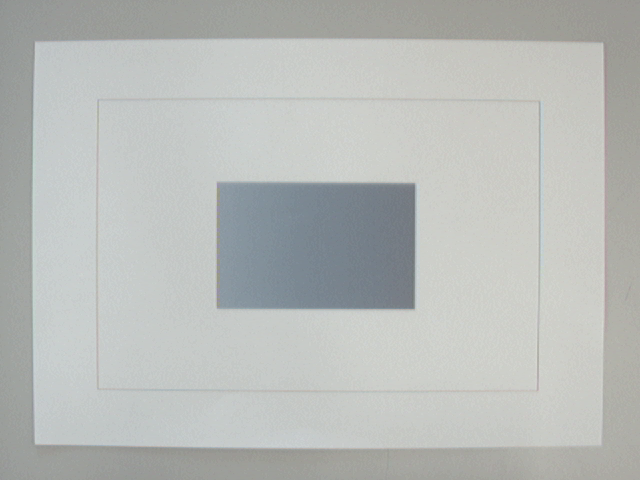
//> input picture Calibration/00.bmp, 640 x 480 px
$ ./Main   (built with g++ and OpenCV 4)
//> lines starting //> are read from the running program, lines starting //| are printed output that depends on the picture; after the words box and inside, x2 and y2 are one past the last pixel; in counts of white or black regions, pixels touching at a corner belong together
#include <opencv2/highgui/highgui.hpp>
#include <opencv2/imgproc/imgproc.hpp>
#include <opencv/highgui.h>
#include <iostream>

using namespace std;
using namespace cv;

int main(int argc, char * argv[]){
    bool FLAG = true;
    Mat Im;
    if (argc == 1){
        Im = imread("00.bmp");
//> Im is the input picture: 480 rows x 640 cols, CV_8UC3; mean B, G, R 184.7, 187.2, 184.1
    }    else{
        Im = imread(argv[1]);
    }

    // Canny del tiron
    Mat Im_Edges;
        int vApertSize = 2;
        int Edg_Thresh = 1;
        int Edg_Thresh2 = 80;
    Canny(Im,Im_Edges,Edg_Thresh,Edg_Thresh2);
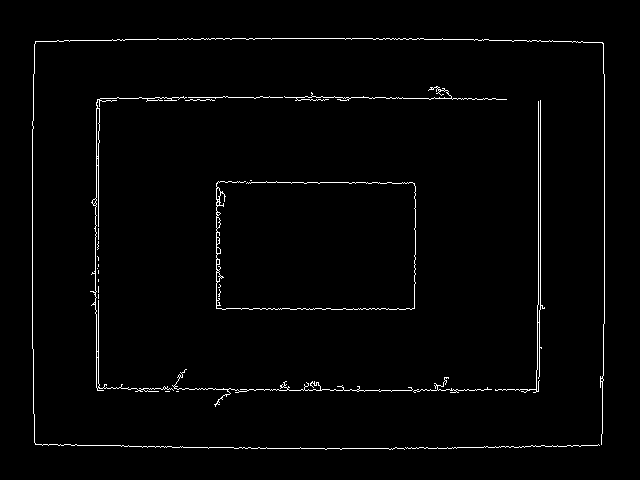
//> Im_Edges: 480 rows x 640 cols, CV_8UC1; 1.7% white in thin lines or dots, all inside (x1, y1, x2, y2) = (32, 38, 605, 450)

    namedWindow("00 Edge",WINDOW_AUTOSIZE);
    imshow("00 Edge",Im_Edges);
    imwrite("Edge.bmp",Im_Edges);

    // HoughLines()
    vector<Vec2f> Lines;
    //int Hough_thresh = 250;
    int Hough_thresh = 100;
    HoughLines(Im_Edges,Lines,1,CV_PI/180.f,Hough_thresh);
//> Lines = 31 lines (rho, theta), first 12: [604, 0], [98, 0], [32, 0], [538, 0], [540, 0], [97, 1.57], [443, 1.59], [38, 1.57], [390, 1.57], [448, 1.57], [96, 0], [609, 0.02]
    // Draw lines
    Mat img_show = Im.clone();
        float rho = Lines[0][0];
//> rho = 604
        float theta = Lines[0][1];
//> theta = 0
        cout << "\tMain :: Rho = "<<rho<<" Theta = "<<theta<<"rads = "<<theta/CV_PI*180<<"degrees"<<endl;
//| 	Main :: Rho = 604 Theta = 0rads = 0degrees
        double a = cos(theta), b = sin(theta);
//> a = 1; b = 0
        double x0 = a * rho, y0 = b * rho;
//> x0 = 604; y0 = 0
        Point pt1(cvRound(x0 + 1000 * (-b)), cvRound(y0 + 1000 * (a)));
//> pt1 = Point(604, 1000)
        Point pt2(cvRound(x0 - 1000 * (-b)), cvRound(y0 - 1000 * (a)));
//> pt2 = Point(604, -1000)
        line(img_show, pt1, pt2, Scalar(0, 0, 255));
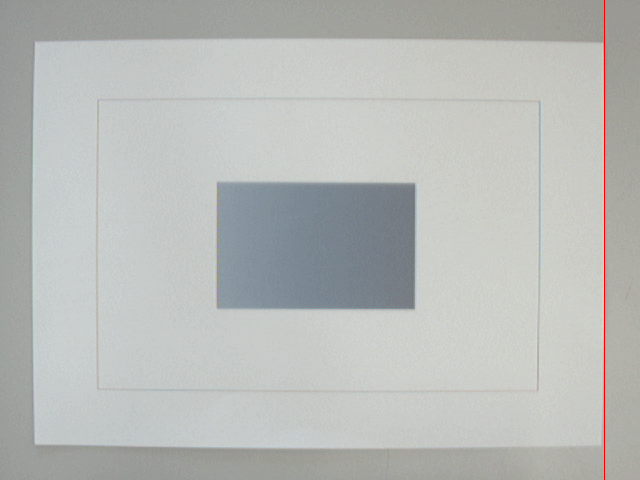
//> img_show: 480 rows x 640 cols, CV_8UC3; 0.16% of pixels changed, all inside (x1, y1, x2, y2) = (604, 0, 605, 480)
    namedWindow("01 Shapes");
    imshow("01 Shapes", img_show);
    imwrite("Shapes.bmp",img_show);


    //Rotate
    Point center = Point(Im_Edges.cols/2, Im_Edges.rows/2);
    Mat Im_Rot;
    double ang= theta;
//> ang = 0
    double scale = 1;
    if (ang>=CV_PI/4 && ang<(3*CV_PI/4)){
        ang = ang/CV_PI*180-90;
    }else{
        ang = -ang/CV_PI*180;
    }
    cout <<"\tMain :: Rotating "<<ang<<" degrees"<<endl;
//| 	Main :: Rotating -0 degrees
    Mat rot_mat = getRotationMatrix2D(center,ang,scale);
//> rot_mat = [[1, 0, 0], [0, 1, 0]]
    cout <<"\tMain :: El fondo es "<< Im.at<Vec3b>(Im.rows-1,Im.cols-1)<<endl;
//| 	Main :: El fondo es [163, 170, 168]
    warpAffine(Im,Im_Rot,rot_mat,Im.size(),INTER_LINEAR,BORDER_CONSTANT,Im.at<Vec3b>(0,0));
    namedWindow("02 Edges Rotated",WINDOW_AUTOSIZE);
    imshow("02 Edges Rotated", Im_Rot);
    imwrite("02 Edges Rotated.bmp",Im_Rot);


    //Detecting Corners
    Mat Im_BW, Im_BW_eq, Im_BW_Thres, Im_BW_Corn=Im_Rot.clone();
    cvtColor(Im_Rot, Im_BW,CV_RGB2GRAY);
    //cvtColor(Im, Im_BW,CV_RGB2GRAY);

    int maxCorners = 11;
    float quality = 0.01;
    int min_distance = 50;
    namedWindow("03 Piquitos");
    vector<Point2d> corners,corners_for_use;
    Point2d PTemp;
    goodFeaturesToTrack(Im_BW,corners,maxCorners,quality,min_distance);
//> corners = 11 Points (x, y): [413, 308], [413, 184], [36, 42], [35, 443], [217, 307], [602, 43], [217, 182], [537, 101], [98, 99], [535, 390], [600, 444]
    int Margin = 30;
    for (int i = 0;i<corners.size();i++){
        PTemp.x = corners[i].x;
        PTemp.y = corners[i].y;
        if (PTemp.x >Margin && PTemp.x <(Im.cols-Margin) && PTemp.y>Margin && PTemp.y<(Im.rows-Margin)){
            corners_for_use.push_back(PTemp);
        }
    }
//> this loop made 11 passes
    cout <<"\tMain :: Number of corners found = "<< corners_for_use.size() <<endl;
//| 	Main :: Number of corners found = 11
    for (int i = 0;i<corners_for_use.size();i++){

        circle(Im_BW_Corn, corners_for_use[i],4,CV_RGB(255,0,0),-1);
        imshow("03 Piquitos", Im_BW_Corn);
        //while((char)waitKey(1)!='n'){}
    }
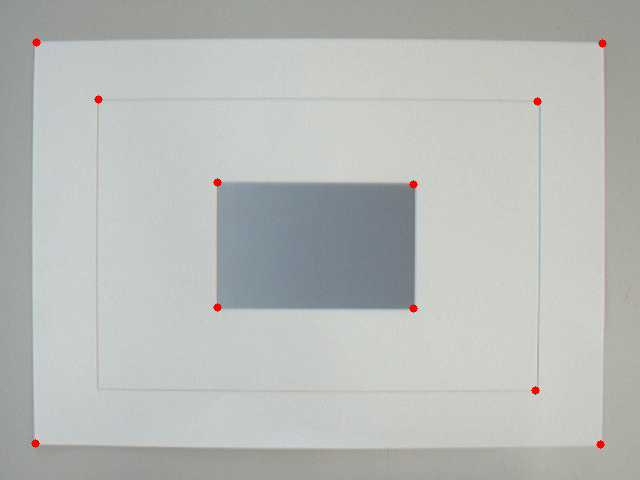
//> Im_BW_Corn: 480 rows x 640 cols, CV_8UC3; 0.18% of pixels changed, all inside (x1, y1, x2, y2) = (31, 38, 607, 449)
    imwrite("03 Piquitos.bmp",Im_BW_Corn);

    //Draw the corners as little circles
    vector<bool>Used(11);
    vector<Vec3i>Distt(2);
    for (int i=0;i<2;i++){
        Distt[i][0]=-99;
        Distt[i][1]=-99;
        Distt[i][2]=-99;
    }
    for (int i=0;i<11;i++){
        Used[i]=false;
    }

    Mat Im_Edges_Rot_Corn = Im_BW.clone();
    int WHO=0,WHOF=0,DIST = 0;
    int PINTADO = 0;
    int X0=0,Y0=0,XF=0,YF=0;
    int k = 0;
    while (k<6 && Distt[1][2]==-99){
        WHO = 0;WHOF = 0;DIST = 0;
        for (int i = 0;i<corners_for_use.size(); i++){
            //circle(Im_Edges_Rot_Corn, corners[i],4,CV_RGB(155,0,0),-1);
            for (int j = i;j<corners_for_use.size();j++){
                //If they are not alligned, and the middle pizel is gray
                if ( abs(corners_for_use[i].x-corners_for_use[j].x)>250 && abs(corners_for_use[i].y-corners_for_use[j].y)>250 && abs(abs(corners_for_use[i].x-corners_for_use[j].x) - abs(corners_for_use[i].y-corners_for_use[j].y))>30){
                    if (sqrt((corners_for_use[i].x-corners_for_use[j].x)*(corners_for_use[i].x-corners_for_use[j].x)+(corners_for_use[i].y-corners_for_use[j].y)*(corners_for_use[i].y-corners_for_use[j].y))>DIST){
                        if(Used[j]==false && Used[i]==false){
                            DIST = sqrt((corners_for_use[i].x-corners_for_use[j].x)*(corners_for_use[i].x-corners_for_use[j].x)+(corners_for_use[i].y-corners_for_use[j].y)*(corners_for_use[i].y-corners_for_use[j].y));
                            WHOF = i;WHO = j;
                        }
                    }
                }
            }

        }
//> this loop made 11 passes
//> (DIST, WHOF, WHO) on passes 1 to 8: (461, 0, 2), (461, 0, 2), (692, 2, 10), (693, 3, 5), (693, 3, 5), (693, 3, 5), (693, 3, 5), (693, 3, 5)
//> after the loop, DIST = 693; WHOF = 3; WHO = 5
        if (abs(DIST-Distt[0][2])<20 || abs(DIST-Distt[1][2])<20){
            Used[WHOF]=true;
            Used[WHO]=true;
        }else{
            if (
                Distt[0][2]==-99){
                Distt[0][0]=WHO;
//> Distt = 2 items: [5, -99, -99], [-99, -99, -99]
                Distt[0][1]=WHOF;
//> Distt = 2 items: [5, 3, -99], [-99, -99, -99]
                Distt[0][2]=DIST;
//> Distt = 2 items: [5, 3, 693], [-99, -99, -99]
                X0 = min(corners_for_use[WHO].x,corners_for_use[WHOF].x);
//> X0 = 35
                Y0 = min(corners_for_use[WHO].y,corners_for_use[WHOF].y);
//> Y0 = 43
                XF = max(corners_for_use[WHO].x,corners_for_use[WHOF].x);
//> XF = 602
                YF = max(corners_for_use[WHO].y,corners_for_use[WHOF].y);
//> YF = 443
                cout <<"X0 = "<<X0<<" XF = "<<XF<<" Y0 = "<<Y0<<" YF = "<<YF<<endl;
//| X0 = 35 XF = 602 Y0 = 43 YF = 443
                //rectangle(Im_Edges_Rot_Corn,Rect(X0,Y0,XF-X0,YF-Y0),Scalar(0,0,255),2);
                rectangle(Im_Edges_Rot_Corn,Rect(X0,Y0,XF-X0,YF-Y0),Scalar(0,0,255),2);
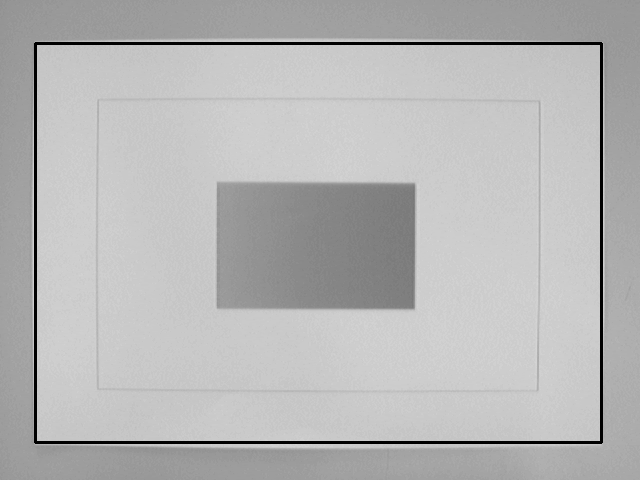
//> Im_Edges_Rot_Corn: 480 rows x 640 cols, CV_8UC1; min 0, max 213, mean 182.3
                Used[WHOF]=true;
//> Used = [0, 0, 0, 1, 0, 0, 0, 0, 0, 0, 0]
                Used[WHO]=true;
//> Used = [0, 0, 0, 1, 0, 1, 0, 0, 0, 0, 0]
            }else{
                if(Distt[1][2]==-99 && (abs(corners_for_use[WHO].x-corners_for_use[WHOF].x)<(XF-X0-48))){
                cout << " "<<abs(corners_for_use[WHO].x-corners_for_use[WHOF].x) << " " << XF-X0<<endl;
                    Distt[1][2]=DIST;
                    Distt[1][0]=WHO;
                    Distt[1][1]=WHOF;
                    X0 = min(corners_for_use[WHO].x,corners_for_use[WHOF].x);
                    Y0 = min(corners_for_use[WHO].y,corners_for_use[WHOF].y);
                    XF = max(corners_for_use[WHO].x,corners_for_use[WHOF].x);
                    YF = max(corners_for_use[WHO].y,corners_for_use[WHOF].y);
                    cout <<"X0 = "<<X0<<" XF = "<<XF<<" Y0 = "<<Y0<<" YF = "<<YF<<endl;
                    rectangle(Im_Edges_Rot_Corn,Rect(X0,Y0,XF-X0,YF-Y0),Scalar(0,0,255),2);
                    Used[WHOF]=true;
                    Used[WHO]=true;
                }
            }
            namedWindow("Corners");
            imshow("Corners",Im_Edges_Rot_Corn);
        }
    k++;
    }
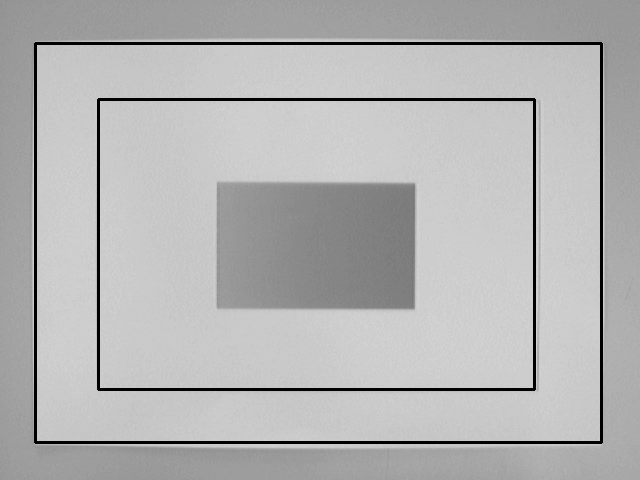
//> Im_Edges_Rot_Corn: 480 rows x 640 cols, CV_8UC1; 1.42% of pixels changed, all inside (x1, y1, x2, y2) = (97, 98, 536, 391)
//> after the loop, Used = [0, 0, 1, 1, 0, 1, 0, 0, 1, 1, 1]; Distt = 2 items: [5, 3, 693], [9, 8, 525]; X0 = 98; Y0 = 99; XF = 535; YF = 390
    imwrite("Corners.bmp",Im_Edges_Rot_Corn);
    int index = 0;
    if (Distt[1][2]!=-99)
        index = 0;

    //I assume that the second square is the good one.
    // So that I
    X0 = min(corners_for_use[Distt[index][0]].x,corners_for_use[Distt[index][1]].x);
//> X0 = 35
    Y0 = min(corners_for_use[Distt[index][0]].y,corners_for_use[Distt[index][1]].y);
//> Y0 = 43
    XF = max(corners_for_use[Distt[index][0]].x,corners_for_use[Distt[index][1]].x);
//> XF = 602
    YF = max(corners_for_use[Distt[index][0]].y,corners_for_use[Distt[index][1]].y);
//> YF = 443
    Rect rec(X0+5,Y0+5,XF-X0-10,YF-Y0-10);
//> rec = Rect(40, 48, 557, 390)
    cout <<"X0 = "<<X0<<" XF = "<<XF<<" Y0 = "<<Y0<<" YF = "<<YF<<endl;
//| X0 = 35 XF = 602 Y0 = 43 YF = 443
    Mat Mask = Im_BW+255;
//> Mask: 480 rows x 640 cols, CV_8UC1; every value is 255
    Mask(rec)=1;
//> Mask: 480 rows x 640 cols, CV_8UC1; values 1 (black) and 255 (white), 29.3% white; 1 white region, box (x1, y1, x2, y2) and area: (0, 0, 640, 480) 89970
    cout <<"X0 = "<<X0<<" XF = "<<XF<<" Y0 = "<<Y0<<" YF = "<<YF<<endl;
//| X0 = 35 XF = 602 Y0 = 43 YF = 443
    if(FLAG==true){
        namedWindow("Mask");
        imshow("Mask",Mask);
    }
    Mat Im_Crop;
    multiply(Im_BW,Mask,Im_Crop);
    if (FLAG == true){
        namedWindow("Image Cropped");
        imshow("Image Cropped",Im_Crop);
        imwrite("Image Cropped.bmp",Im_Crop);
    }


    //Threshold nuevos
    Mat Im_Crop_Thres,Temp;

    threshold(Im_Crop,Im_Crop_Thres,160,255,THRESH_BINARY);
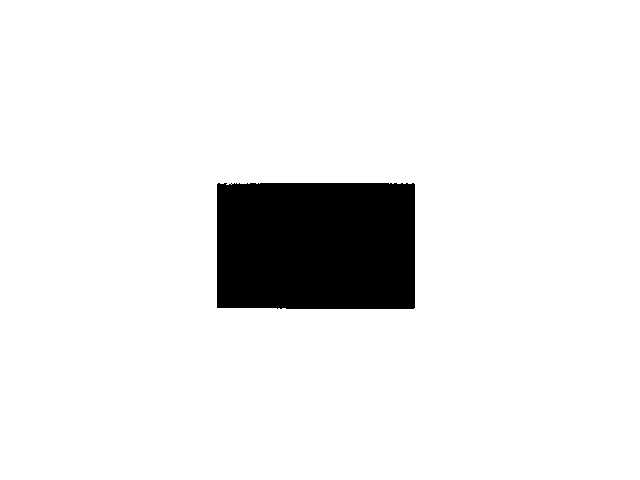
//> Im_Crop_Thres: 480 rows x 640 cols, CV_8UC1; 91.9% white; 1 black region, box (x1, y1, x2, y2) and area: (217, 183, 415, 309) 24836
    Mat Im_Crop_Thres_Invert;
    if (FLAG==true){
        namedWindow("Image Cropped and Threshold");
        Temp = Im_Crop_Thres+255;
        subtract(Temp,Im_Crop_Thres,Im_Crop_Thres_Invert);
        imshow("Image Cropped and Threshold",Im_Crop_Thres_Invert);
        imwrite("Image Cropped and Threshold.bmp",Im_Crop_Thres_Invert);
    }


    //Características
    float Factor = 0;
    Factor = 15/(float)abs(YF-Y0);
//> Factor = 0.0375
    cout << "15 cm y "<<abs(YF-Y0)<<" cm. Factor" << Factor << endl;
//| 15 cm y 400 cm. Factor0.0375

    double AREA = 0;
    for (int i = 0;i<Im_Crop_Thres_Invert.rows;i++){
        for (int j = 0;j<Im_Crop_Thres_Invert.cols;j++){
            if (Im_Crop_Thres_Invert.at<uchar>(i,j)>30)
            AREA =AREA+ 1;
        }
    }
//> after the loop, AREA = 24836
    cout << "Area = " << AREA*Factor*Factor << endl;
//| Area = 34.9256

    float PERIM = 0;
    Mat Im_Crop_Thres_Invert_Edge;
    Canny(Im_Crop_Thres_Invert,Im_Crop_Thres_Invert_Edge,80,150);
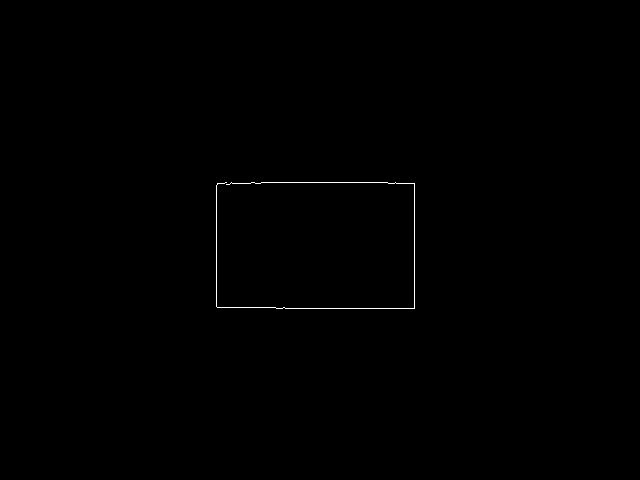
//> Im_Crop_Thres_Invert_Edge: 480 rows x 640 cols, CV_8UC1; 0.21% white in thin lines or dots, all inside (x1, y1, x2, y2) = (216, 182, 415, 309)
    if (FLAG == true){
        namedWindow("Canny Invert");
        imshow("Canny Invert",Im_Crop_Thres_Invert_Edge);
        imwrite("Canny Cropped and Threshold.bmp",Im_Crop_Thres_Invert_Edge);
    }
    for (int i = 0;i<Im_Crop_Thres_Invert.rows;i++){
        for (int j = 0;j<Im_Crop_Thres_Invert.cols;j++){
            if (Im_Crop_Thres_Invert_Edge.at<uchar>(i,j)>200)
            PERIM =PERIM+ 1;
        }
    }
//> after the loop, PERIM = 644
    cout << "Perim = " << PERIM*Factor << endl;
//| Perim = 24.15


    while((char)waitKey(1)!='q'){}
//> the 'q' key is pressed
}

$ run again, with Calibration/01.bmp copied over Calibration/00.bmp
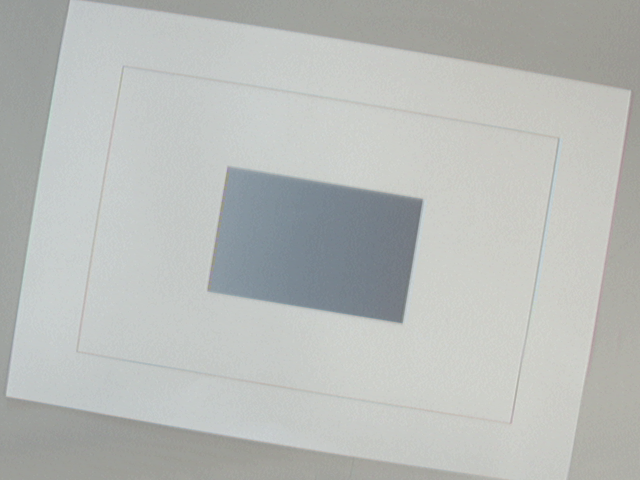
//> input picture Calibration/01.bmp, 640 x 480 px
//> Im is the input picture: 480 rows x 640 cols, CV_8UC3; mean B, G, R 184.6, 187.2, 184.2
//> `Canny(Im,Im_Edges,Edg_Thresh,Edg_Thresh2);`:
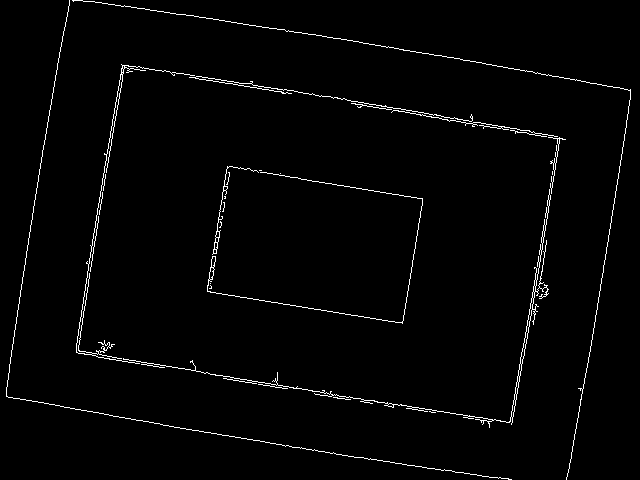
//> Im_Edges: 480 rows x 640 cols, CV_8UC1; 1.8% white in thin lines or dots
//> Lines = 34 lines (rho, theta), first 12: [337, 1.73], [389, 1.75], [331, 1.75], [44, 1.73], [575, 0.17], [40, 1.75], [66, 0.16], [-15, 1.73], [129, 0.16], [395, 1.73], [572, 0.16], [131, 0.16]
//> rho = 337
//> theta = 1.73
//| 	Main :: Rho = 337 Theta = 1.72788rads = 99degrees
//> a = -0.156; b = 0.988
//> x0 = -52.72; y0 = 332.9
//> pt1 = Point(-1040, 176)
//> pt2 = Point(935, 489)
//> img_show: 480 rows x 640 cols, CV_8UC3; 0.21% of pixels changed, all inside (x1, y1, x2, y2) = (0, 340, 640, 443)
//> `double ang= theta;`: ang = 1.73
//> `ang = ang/CV_PI*180-90;`: ang = 9
//| 	Main :: Rotating 9 degrees
//> rot_mat = [[0.988, 0.156, -33.6], [-0.156, 0.988, 53.01]]
//| 	Main :: El fondo es [166, 174, 173]
//> corners = 11 Points (x, y): [413, 308], [36, 42], [414, 184], [35, 442], [602, 44], [217, 307], [218, 182], [600, 437], [539, 101], [535, 391], [98, 98]
//> the loop `for (int i = 0;i<corners.size();i++)` made 11 passes
//| 	Main :: Number of corners found = 11
//> the loop `for (int i = 0;i<corners_for_use.size();i++)` made 11 passes
//> the loop `for (int i = 0;i<corners_for_use.size(); i++)` made 11 passes
//> (DIST, WHOF, WHO) on passes 1 to 8: (461, 0, 1), (688, 1, 7), (688, 1, 7), (692, 3, 4), (692, 3, 4), (692, 3, 4), (692, 3, 4), (692, 3, 4)
//> after the loop `for (int i = 0;i<corners_for_use.size(); i++)`: DIST = 692; WHOF = 3; WHO = 4
//> `Distt[0][0]=WHO;`: Distt = 2 items: [4, -99, -99], [-99, -99, -99]
//> `Distt[0][1]=WHOF;`: Distt = 2 items: [4, 3, -99], [-99, -99, -99]
//> `Distt[0][2]=DIST;`: Distt = 2 items: [4, 3, 692], [-99, -99, -99]
//> `X0 = min(corners_for_use[WHO].x,corners_for_use[WHOF].x);`: X0 = 35
//> `Y0 = min(corners_for_use[WHO].y,corners_for_use[WHOF].y);`: Y0 = 44
//> `XF = max(corners_for_use[WHO].x,corners_for_use[WHOF].x);`: XF = 602
//> `YF = max(corners_for_use[WHO].y,corners_for_use[WHOF].y);`: YF = 442
//| X0 = 35 XF = 602 Y0 = 44 YF = 442
//> `Used[WHOF]=true;`: Used = [0, 0, 0, 1, 0, 0, 0, 0, 0, 0, 0]
//> `Used[WHO]=true;`: Used = [0, 0, 0, 1, 1, 0, 0, 0, 0, 0, 0]
//> after the loop `while (k<6 && Distt[1][2]==-99)`: Used = [0, 1, 0, 1, 1, 0, 0, 1, 0, 1, 1]; Distt = 2 items: [4, 3, 692], [10, 9, 526]; X0 = 98; XF = 535; YF = 391
//> `X0 = min(corners_for_use[Distt[index][0]].x,corners_for_use[Distt[inde..`: X0 = 35
//> `Y0 = min(corners_for_use[Distt[index][0]].y,corners_for_use[Distt[inde..`: Y0 = 44
//> `XF = max(corners_for_use[Distt[index][0]].x,corners_for_use[Distt[inde..`: XF = 602
//> `YF = max(corners_for_use[Distt[index][0]].y,corners_for_use[Distt[inde..`: YF = 442
//> rec = Rect(40, 49, 557, 388)
//| X0 = 35 XF = 602 Y0 = 44 YF = 442
//| X0 = 35 XF = 602 Y0 = 44 YF = 442
//> `multiply(Im_BW,Mask,Im_Crop);`:
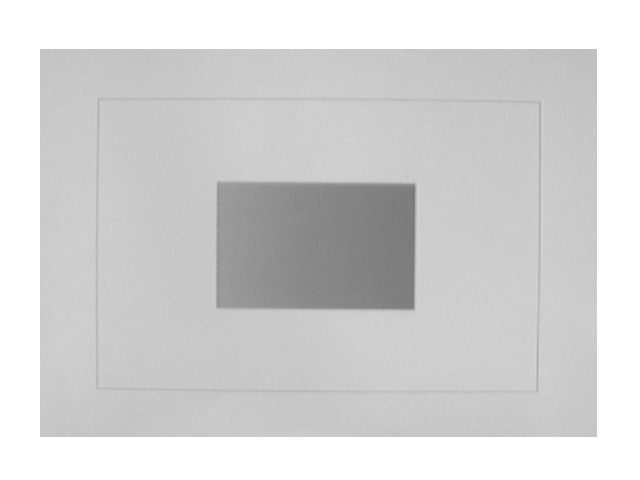
//> Im_Crop: 480 rows x 640 cols, CV_8UC1; min 119, max 255, mean 212.2
//> Im_Crop_Thres: 480 rows x 640 cols, CV_8UC1; 91.9% white; 1 black region, box (x1, y1, x2, y2) and area: (217, 183, 415, 310) 24758
//> Factor = 0.0377
//| 15 cm y 398 cm. Factor0.0376884
//> after the loop `for (int i = 0;i<Im_Crop_Thres_Invert.rows;i++)`: AREA = 24758
//| Area = 35.1667
//> Im_Crop_Thres_Invert_Edge: 480 rows x 640 cols, CV_8UC1; 0.21% white in thin lines or dots, all inside (x1, y1, x2, y2) = (216, 182, 415, 310)
//> after the loop `for (int i = 0;i<Im_Crop_Thres_Invert.rows;i++)`: PERIM = 641
//| Perim = 24.1583
